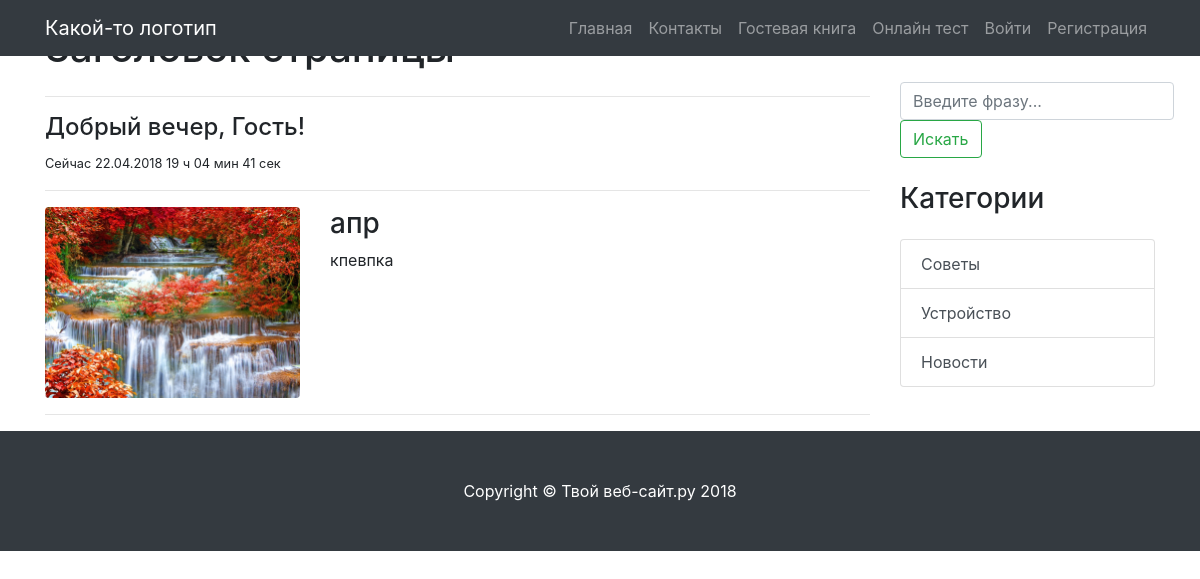
The page /article.php?id=11 on the database its author committed.
### tables this page shows
CREATE TABLE `articles` (
  `id` int(11) UNSIGNED NOT NULL,
  `title` varchar(255) NOT NULL,
  `alias` varchar(255) NOT NULL,
  `image` varchar(255) NOT NULL DEFAULT 'default.jpg',
  `introtext` varchar(500) NOT NULL,
  `category_id` int(11) NOT NULL,
  `full_text` text NOT NULL,
  `created_date` int(11) NOT NULL,
  `update_date` int(11) NOT NULL,
  `user_id` int(11) NOT NULL DEFAULT '1'
);

CREATE TABLE `categories` (
  `cat_id` int(11) UNSIGNED NOT NULL,
  `name` varchar(255) NOT NULL,
  `description` text NOT NULL
);

### settings.php (called while the page is built, shortened)
<?php
include 'functions.php';
if(isset($_GET['id'])){
	$article_id = (int)$_GET['id'];
	$article = getArticle($article_id);
}
$hour = strftime('%H');
$date = strftime('%d.%m.%Y %H ч %M мин %S сек');
if ($hour > 0 and $hour < 6):
    $welcome = "Доброй ночи";
elseif ($hour >= 6 and $hour < 12):
    $welcome = "Доброе утро";
elseif ($hour >= 12 and $hour < 18):
    $welcome = "Добрый день";
elseif ($hour >= 18 and $hour < 24):
    $welcome =  "Добрый вечер";
endif;
$articles = getAllArticles();
$categories = getAllCategories();

### functions.php (called while the page is built, shortened)
<?php
$link = mysqli_connect('localhost', 'root', '', 'blog');
function getAllArticles(){
	global $link;
    $sql = 'SELECT * FROM articles ORDER BY id DESC';
	$res = mysqli_query($link, $sql);
    if($res) {
        $rows = mysqli_fetch_all($res, MYSQLI_ASSOC);
        return $rows;
    }else{
        echo 'Ой, что - то пошло не так!';
    }
}
function getArticle($article_id){
	global $link;
	$sql = 'SELECT * FROM articles WHERE id = ' . $article_id;
	$res = mysqli_query($link, $sql);
	if($res) {
	    $row = mysqli_fetch_assoc($res);
        return $row;
    }else{
	    header('Location: ' . SITE_URL . '404.php');
    }
}
function getAllCategories(){
    global $link;
    $sql = 'SELECT * FROM categories';
    $res = mysqli_query($link, $sql);
    if($res) {
        $rows = mysqli_fetch_all($res, MYSQLI_ASSOC);
        return $rows;
    }else{
        echo 'Ой, что - то пошло не так!';
    }
}

### article.php (the view, shortened to what this page needs)
<? include 'settings.php';?>
<!DOCTYPE html>
<html lang="ru">
<head>
    <? include_once 'includes/head.php' ?>
</head>
<body>
<?php include_once 'includes/header.php'; ?>
<div class="container">
    <div class="row">
        <div class="col-md-9">
            <h1 class="my-4">Заголовок страницы
            </h1>
            <hr>
            <h4><?= $welcome ?>, Гость!</h4>
            <small>Cейчас <?= $date?></small>
            <hr>
            <div class="row">
                <div class="col-md-4">
                    <a href="#">
                        <img class="img-fluid rounded mb-3 mb-md-0" src="/img/<?=$article['image'];?>" alt="">
                    </a>
                </div>
                <div class="col-md-8">
                    <h3><?=$article['title'];?></h3>
                    <p><?=$article['full_text'];?></p>
                </div>
            </div>
            <hr>
        </div>
        <?php include 'includes/sidebar.php' ?>
    </div>
</div>
<?php include 'includes/footer.php' ?>
</body>
</html>

### includes/sidebar.php
<div class="col-md-3">
    <h3 class="my-4">Поиск</h3>
    <div>
        <form class="form-inline" action="search.php">
            <input name="query" class="form-control mr-sm-2" type="search" placeholder="Введите фразу..." aria-label="Search">
            <button class="btn btn-outline-success my-2 my-sm-0" type="submit">Искать</button>
        </form>
    </div>
    <h3 class="my-4">Категории</h3>
    <div class="list-group">
        <? foreach ($categories as $category):?>
            <a href="category.php?cat_id=<?= $category['cat_id'] ?>" class="list-group-item list-group-item-action">
                <?= $category['name'] ?>
            </a>
        <? endforeach; ?>
    </div>
</div>

### rows shown on the page
articles: image (picture), title "апр", full_text "кпевпка"
categories: name "Советы"
categories: name "Устройство"
categories: name "Новости"

### other values the page prints
$name "Главная"
$name "Контакты"
$name "Гостевая книга"
$name "Онлайн тест"
$welcome "Добрый вечер"
$date "22.04.2018 19 ч 04 мин 41 сек"
